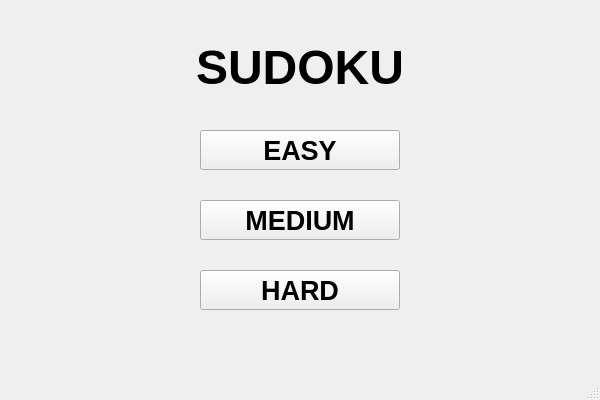
<?xml version="1.0" encoding="UTF-8"?>
<ui version="4.0">
 <class>MainWindow</class>
 <widget class="QMainWindow" name="MainWindow">
  <property name="geometry">
   <rect>
    <x>0</x>
    <y>0</y>
    <width>600</width>
    <height>400</height>
   </rect>
  </property>
  <property name="windowTitle">
   <string>MainWindow</string>
  </property>
  <widget class="QWidget" name="centralwidget">
   <widget class="QPushButton" name="pushButtonEasy">
    <property name="geometry">
     <rect>
      <x>200</x>
      <y>130</y>
      <width>200</width>
      <height>40</height>
     </rect>
    </property>
    <property name="font">
     <font>
      <pointsize>20</pointsize>
      <bold>true</bold>
     </font>
    </property>
    <property name="text">
     <string>EASY</string>
    </property>
   </widget>
   <widget class="QPushButton" name="pushButtonHard">
    <property name="geometry">
     <rect>
      <x>200</x>
      <y>270</y>
      <width>200</width>
      <height>40</height>
     </rect>
    </property>
    <property name="font">
     <font>
      <pointsize>20</pointsize>
      <bold>true</bold>
     </font>
    </property>
    <property name="text">
     <string>HARD</string>
    </property>
   </widget>
   <widget class="QPushButton" name="pushButtonMedium">
    <property name="geometry">
     <rect>
      <x>200</x>
      <y>200</y>
      <width>200</width>
      <height>40</height>
     </rect>
    </property>
    <property name="font">
     <font>
      <pointsize>20</pointsize>
      <bold>true</bold>
     </font>
    </property>
    <property name="text">
     <string>MEDIUM</string>
    </property>
   </widget>
   <widget class="QLabel" name="label">
    <property name="geometry">
     <rect>
      <x>100</x>
      <y>40</y>
      <width>400</width>
      <height>80</height>
     </rect>
    </property>
    <property name="font">
     <font>
      <pointsize>36</pointsize>
      <italic>false</italic>
      <bold>true</bold>
     </font>
    </property>
    <property name="text">
     <string>SUDOKU</string>
    </property>
    <property name="alignment">
     <set>Qt::AlignmentFlag::AlignHCenter|Qt::AlignmentFlag::AlignTop</set>
    </property>
   </widget>
  </widget>
  <widget class="QMenuBar" name="menubar">
   <property name="geometry">
    <rect>
     <x>0</x>
     <y>0</y>
     <width>600</width>
     <height>17</height>
    </rect>
   </property>
  </widget>
  <widget class="QStatusBar" name="statusbar"/>
 </widget>
 <resources/>
 <connections/>
</ui>
